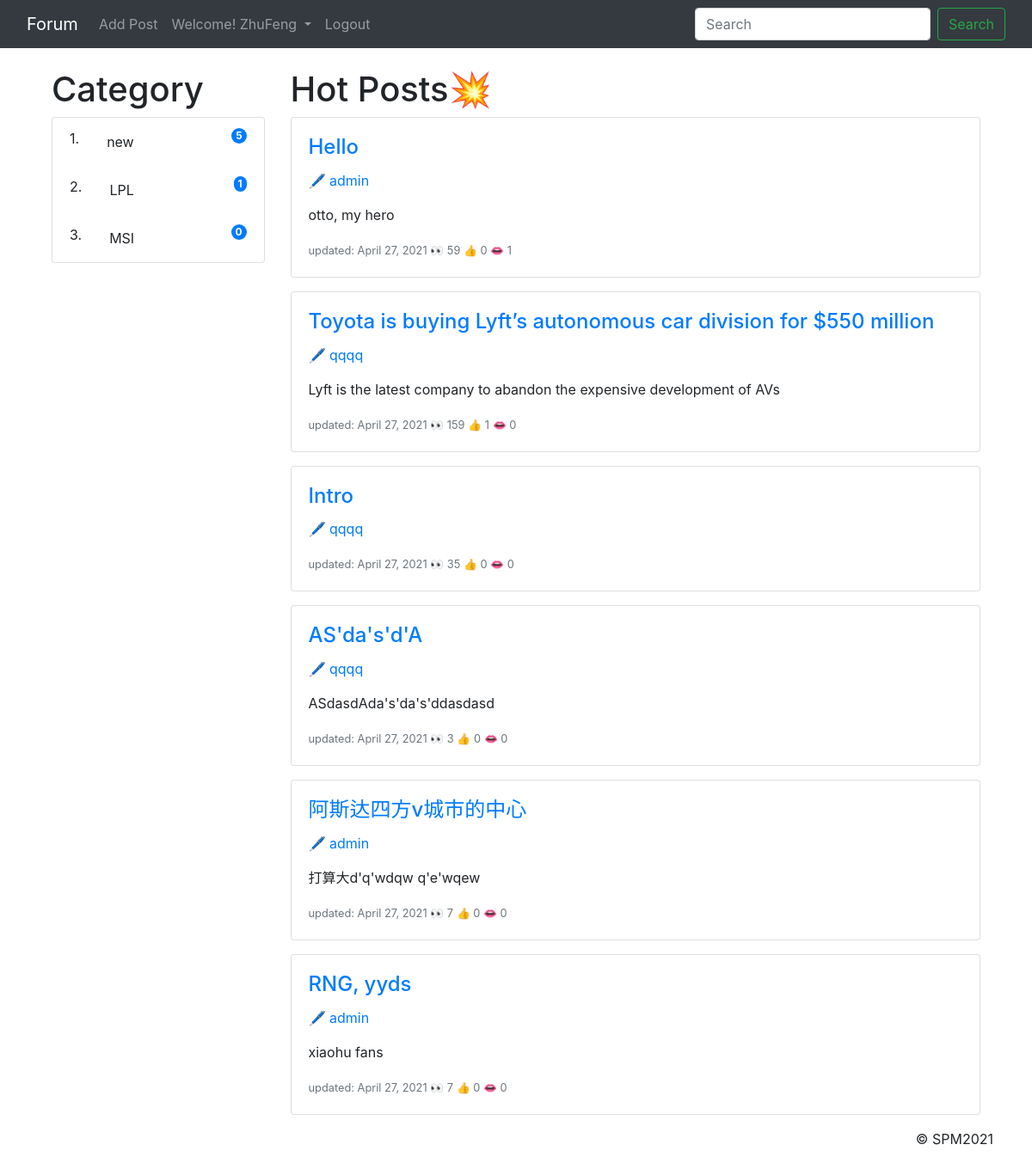
Screenshot of / (signed in) with the database file from the repository.
### myblog/models.py (models this page shows, shortened)
class Category(models.Model):
    name = models.CharField(max_length=100)

class Post(models.Model):
    title = models.CharField(max_length=255)
    header_image = models.ImageField(blank=True, null=True, upload_to='article/%Y%m%d/')
    snippet = models.CharField(max_length=255, blank=True, null=True)
    author = models.ForeignKey(User, on_delete=models.CASCADE)
    body = RichTextField(blank=True, null=True)
    post_date = models.DateField(default=timezone.now)
    modified_date = models.DateField(auto_now_add=True)
    likes = models.ManyToManyField(User, related_name='blog_posts')
    views = models.PositiveIntegerField(default=0)
    category = models.ForeignKey(Category, on_delete=models.CASCADE)
    tags = models.ManyToManyField(Tag, blank=True)
    def total_like(self):
        return self.likes.count()

### myblog/views.py (the view)
# urls.py: path('', HomeView.as_view(), name="home"),
class HomeView(ListView):
    model = Post
    template_name = 'home.html'
    ordering = ['-views']
    def get_context_data(self, *args, **kwargs):
        context = super(HomeView, self).get_context_data(*args, **kwargs)
        category_list = Category.objects.annotate(posts_num=Count('post')).order_by('-posts_num')
        context['category_list'] = category_list
        post_list = Post.objects.all()
        context['post_list'] = post_list
        return context

### myblog/templates/home.html (shortened to what this page needs)
{% extends 'base.html' %}
{% block content %}
    <body>
    <div class="container">
        <div class="row">
            <div class="col-3">
                <div>
                    {% if category_list %}
                        <h1>Category</h1>
                        <ol class="list-group list-group-numbered">
                            {% for cats in category_list %}
                                <li class="list-group-item d-flex justify-content-between align-items-start">
                                    <div class="ms-2 me-auto">
                                        <a class="dropdown-item" href="{% url 'cats' cats.pk %}">{{ cats.name }}</a>
                                    </div>
                                    <span class="badge bg-primary rounded-pill">{{ cats.posts_num }}</span>
                                </li>
                            {% endfor %}
                        </ol>
                    {% endif %}
                </div>
            </div>
            {% if category_list %}
                <div class="col-9">
                <h1>Hot Posts💥</h1>
            {% endif %}
            <div>
                <div>
                    {% for post in post_list %}
                        <div class="card mb-3">
                            <div class="card-body">
                                <a href="{% url 'article_detail' post.pk %}"><h4
                                        class="card-title">{{ post.title }}</h4>
                                </a>
                                <p class="card-text">{% if post.author.profile.id %}
                                    🖊
                                    <a href="{% url 'show_profile_page' post.author.profile.id %}">{{ post.author.username }}</a>
                                {% else %}
                                    {{ post.author.username }}
                                {% endif %}</p>
                                <p class="card-text">{{ post.snippet }}</p>
                                <p class="card-text"><small class="text-muted">updated: {{ post.modified_date }}
                                    👀 {{ post.views }}
                                    👍 {{ post.total_like }}
                                    👄 {{ post.comment_set.count }}</small></p>
                            </div>
                        </div>
                    {% endfor %}
                </div>
            </div>
            </div>
            </div>
        </div>
    </body>
{% endblock %}

### myblog/templates/base.html (shortened to what this page needs)
{% load notifications_tags %}
{% notifications_unread as unread_count %}
<!doctype html>
<html lang="en">
<head>
    <link href="https://cdn.jsdelivr.net/npm/bootstrap@5.0.0-beta2/dist/css/bootstrap.min.css" rel="stylesheet"
>
    <link rel="stylesheet" href="https://cdn.staticfile.org/twitter-bootstrap/4.3.1/css/bootstrap.min.css">
</head>
<body>
<nav class="navbar navbar-expand-lg navbar-dark bg-dark">
    <div class="container-fluid">
        <a class="navbar-brand" href="{% url 'home' %}">Forum</a>
        <div class="collapse navbar-collapse" id="navbarSupportedContent">
            <div align="left">
                <ul class="navbar-nav mb-2 mb-lg-0">
                    {% if user.is_authenticated %}
                        <li class="nav-item ">
                            <a class="nav-link" href="{% url 'add_post' %}">Add Post</a>
                        </li>
                        <li class="nav-item dropdown">
                            <a class="nav-link dropdown-toggle" href="#" id="navbarDropdown" role="button"
                               data-bs-toggle="dropdown" aria-expanded="false">
                                Welcome! {{ user.first_name }}{{ user.last_name }}
                            </a>
                        </li>
                        <li class="nav-item">
                            <a class="nav-link" href="{% url 'logout' %}">Logout</a>
                        </li>
                    {% endif %}
                </ul>
            </div>
        </div>
        <form class="d-flex" role="search" method="get" id="searchform" action="{% url 'search' %}">
            <input class="form-control me-2" name="q" type="search" placeholder="Search" aria-label="Search">
            <button class="btn btn-outline-success" type="submit">Search</button>
        </form>
    </div>
</nav>
<br/>
<div class="container">
    {% block content %}
    {% endblock %}
</div>
</body>
</html>
<footer>
    <div class="container">
        <p align="right" class="copyright">&copy; SPM2021</p>
    </div>
</footer>

### rows the page displays
Category: name "new", posts_num "5"
Category: name "LPL", posts_num "1"
Category: name "MSI", posts_num "0"
Post: title "Hello", author.username "admin", snippet "otto, my hero", modified_date "April 27, 2021", views "59", total_like "0", comment_set.count "1"
Post: title "Toyota is buying Lyft’s autonomous car division for $550 million", author.username "qqqq", snippet "Lyft is the latest company to abandon the expensive development of AVs", modified_date "April 27, 2021", views "159", total_like "1", comment_set.count "0"
Post: title "Intro", author.username "qqqq", modified_date "April 27, 2021", views "35", total_like "0", comment_set.count "0"
Post: title "AS'da's'd'A", author.username "qqqq", snippet "ASdasdAda's'da's'ddasdasd", modified_date "April 27, 2021", views "3", total_like "0", comment_set.count "0"
Post: title "阿斯达四方v城市的中心", author.username "admin", snippet "打算大d'q'wdqw q'e'wqew", modified_date "April 27, 2021", views "7", total_like "0", comment_set.count "0"
Post: title "RNG, yyds", author.username "admin", snippet "xiaohu fans", modified_date "April 27, 2021", views "7", total_like "0", comment_set.count "0"

### other values shown
{{ user.first_name }} "Zhu"
{{ user.last_name }} "Feng"
